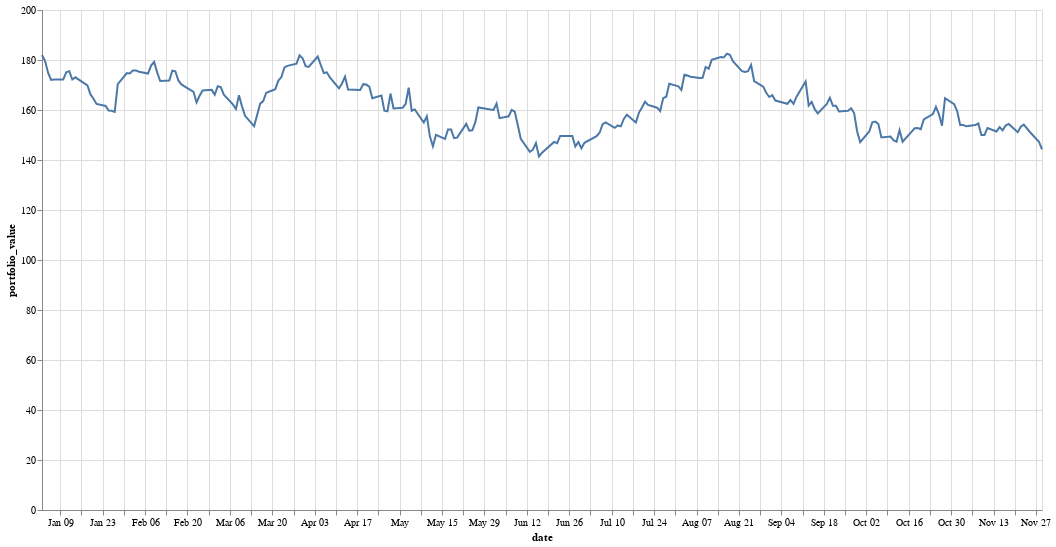

Source (notebook cell):
### Code cell
alt.Chart(test_df).mark_line().encode(
    x = 'date',
    y = 'portfolio_value'
).properties(
    width = 1000,
    height = 500
)

### Figure 1 — Vega-Lite specification as saved in the notebook (floating-point values rounded to 4 significant figures; data arrays with more than 128 entries replaced by an {"elided": "..."} marker saying what was removed)
{"config": {"view": {"continuousWidth": 400, "continuousHeight": 300}}, "data": {"name": "data-d8335d1d9f8b55f3bc1c8f8dbbf663c5"}, "mark": "line", "encoding": {"x": {"field": "date", "type": "temporal"}, "y": {"field": "portfolio_value", "type": "quantitative"}}, "height": 500, "width": 1000, "$schema": "https://vega.github.io/schema/vega-lite/v4.17.0.json", "datasets": {"data-d8335d1d9f8b55f3bc1c8f8dbbf663c5": {"elided": "229 records"}}}
